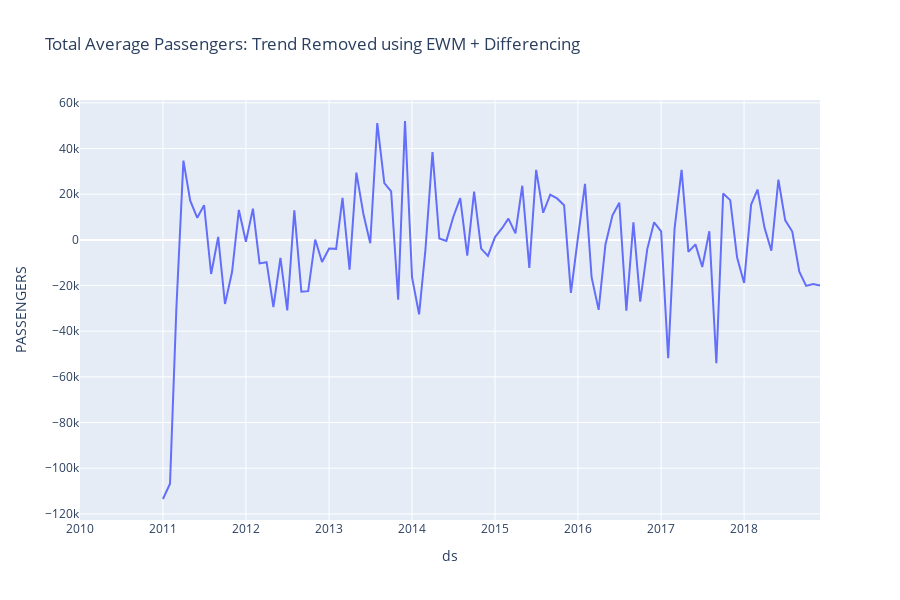

Notebook code cell kept with this figure:
### Code cell
px.line(data_diff, 
        x='ds', 
        y="PASSENGERS", 
        title='Total Average Passengers: Trend Removed using EWM + Differencing'
        )
